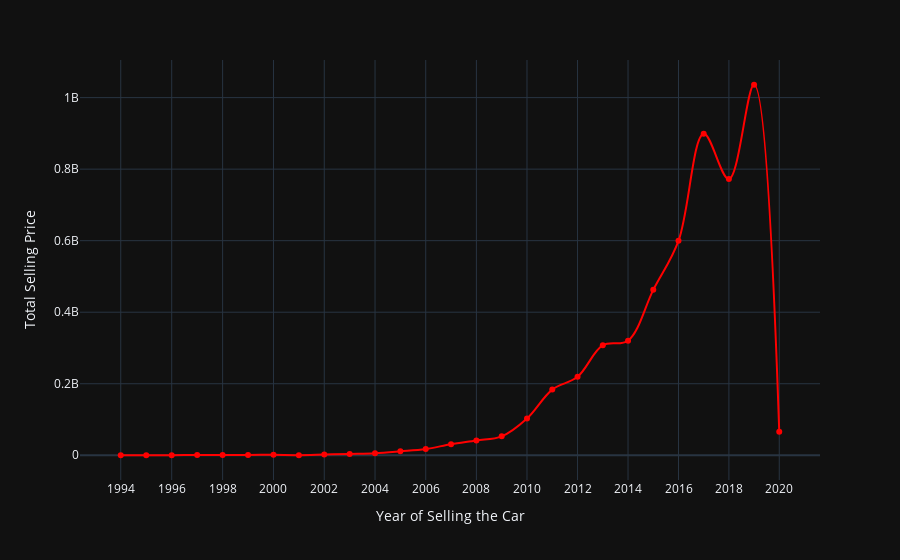

Write notebook code for a chart like this one.
### Markdown cell above
## Total Selling Price per Years

### Code cell
sum_Price_Years = df.groupby('year')['selling_price'].sum()
px.line(sum_Price_Years,
        x = sum_Price_Years.index,
        y = sum_Price_Years.values,
        labels={'y':'Total Selling Price','year':'Year of Selling the Car'},
        template = 'plotly_dark',
        markers = True,
        line_shape = 'spline',
        color_discrete_sequence = ['red'],
        log_x = True)

### Figure 1 — Plotly figure (JSON) as saved in the notebook; plotly's stock layout.template omitted (floating-point values rounded to 4 significant figures)
{"data": [{"hovertemplate": "Year of Selling the Car=%{x}<br>Total Selling Price=%{y}<extra></extra>", "legendgroup": "", "line": {"color": "red", "dash": "solid", "shape": "spline"}, "marker": {"symbol": "circle"}, "mode": "markers+lines", "name": "", "orientation": "v", "showlegend": false, "type": "scatter", "x": [1994, 1995, 1996, 1997, 1998, 1999, 2000, 2001, 2002, 2003, 2004, 2005, 2006, 2007, 2008, 2009, 2010, 2011, 2012, 2013, 2014, 2015, 2016, 2017, 2018, 2019, 2020], "xaxis": "x", "y": [144000, 55000, 82000, 774999, 521000, 1077000, 1146914, 279000, 1971999, 3758198, 5579855, 10925499, 17387148, 30985433, 41317516, 52854989, 102753987, 183594976, 219301977, 307723967, 320338960, 462496959, 599471972, 899094968, 772295980, 1035982984, 65509997], "yaxis": "y"}], "layout": {"legend": {"tracegroupgap": 0}, "margin": {"t": 60}, "xaxis": {"anchor": "y", "domain": [0, 1], "title": {"text": "Year of Selling the Car"}, "type": "log"}, "yaxis": {"anchor": "x", "domain": [0, 1], "title": {"text": "Total Selling Price"}}}}
